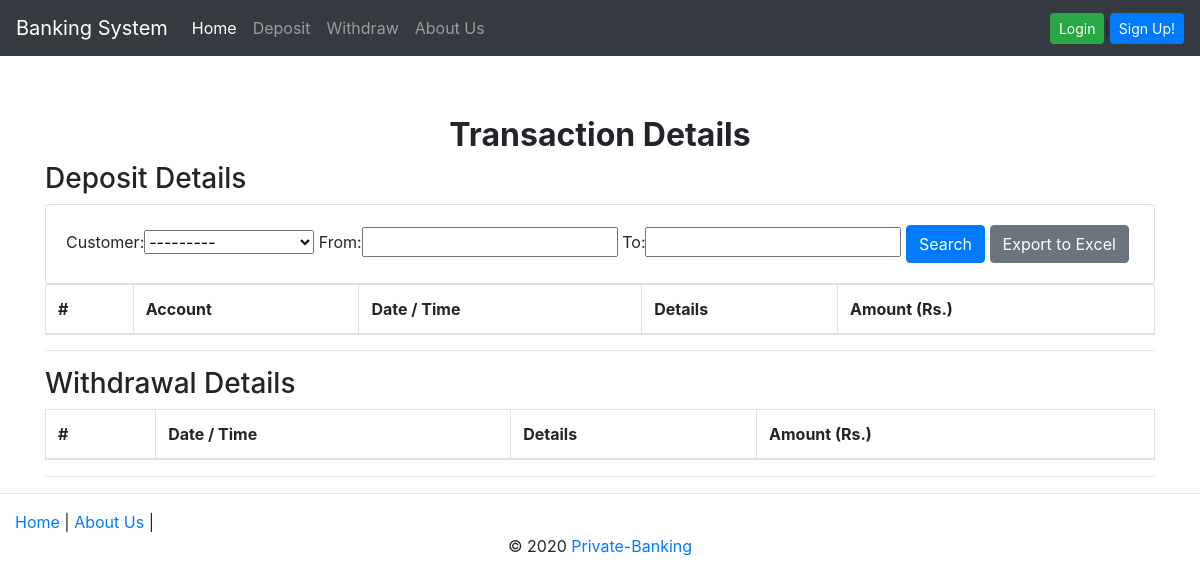
The app's page /recordSheet/, older data.
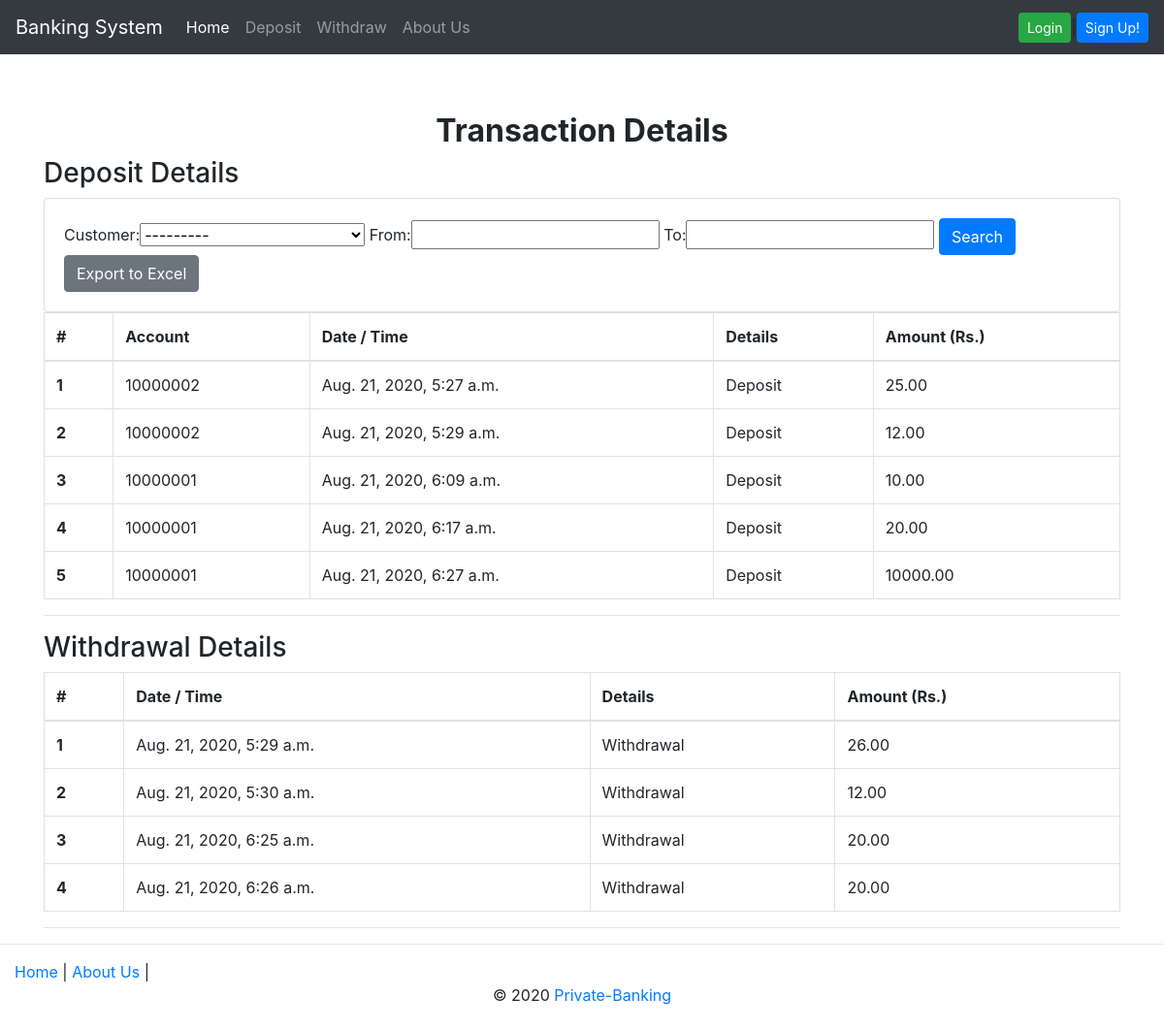
The same page, newer data.
### transactions/models.py (models this page shows, shortened)
class Deposit(models.Model):
	customer = models.ForeignKey(Customer, on_delete = models.CASCADE)
	amount = models.DecimalField(max_digits = 8, decimal_places=2)
	timestamp = models.DateTimeField(auto_now_add=True)

class Withdrawal(models.Model):
	customer = models.ForeignKey(Customer, on_delete = models.CASCADE)
	amount = models.DecimalField(max_digits = 8, decimal_places=2)
	timestamp = models.DateTimeField(auto_now_add=True)

### accounts/models.py (models this page shows)
class Customer(models.Model):
	user = models.OneToOneField(User, on_delete=models.CASCADE)
	name = models.CharField(max_length = 200, null=True)
	account_no = models.PositiveIntegerField(
		unique=True,
		validators=[MinValueValidator(10000000),MaxValueValidator(99999999)]
	)
	balance = models.DecimalField(default=10,max_digits=8,decimal_places=2)
	GENDER_CHOICE = (
		('M', 'Male'),
		('F', 'Female')
	)
	gender = models.CharField(max_length=1, choices=GENDER_CHOICE)
	phone = models.IntegerField(unique=True, blank=True, null=True)
	email = models.EmailField(unique=True, null=False, blank=False)
	date_create = models.DateTimeField(auto_now_add=True, null=True)
	def __str__(self):
		return str(str(self.account_no)+"-"+self.name)

### transactions/views.py (the view)
# urls.py: path('recordSheet/', recordSheetView, name='recordSheet'),
def recordSheetView(request):
	deposit = Deposit.objects.all()
	depositTransactionFilter = DepositTransactionFilter(request.GET, queryset=deposit)
	deposit = depositTransactionFilter.qs
	print(depositTransactionFilter)
	withdrawal = Withdrawal.objects.all()
	context = {
		'depositTransactionFilter': depositTransactionFilter,
		'deposit': deposit,
		'withdrawal': withdrawal,
	}
	return render(request, 'recordSheet.html', context)

### banksystem/templates/recordSheet.html (shortened to what this page needs)
{% extends 'base.html' %}
{% block content %}
<div class="page-header">
  <h2 class="text-center"><b>Transaction Details</b></h2>
</div>
<h3>Deposit Details</h3>
<div class="row">
  <div class="col">
    <div class="card card-body">
      <form method="get">
          {{ depositTransactionFilter.form}}
        <button class='btn btn-primary' type='Submit'>Search</button>
        <a href="{%url 'export_excel' %}" class='btn btn-secondary'>Export to Excel</a>
      </form>
    </div>
  </div>
</div>
<table class="table table-hover table-bordered">
  <thead>
    <tr>
      <th>#</th>
      <th>Account</th>
      <th>Date / Time</th>
      <th>Details</th>
      <th>Amount (Rs.)</th>
    </tr>
  </thead>
  <tbody>
    <tr>
    {% for obj in deposit %}
      <th scope="row">{{forloop.counter}}</th>
      <td>{{obj.customer.account_no}}</td>
      <td>{{ obj.timestamp }}</td>
      <td>Deposit</td>
      <td>{{ obj.amount }}</td>
    </tr>
    {% endfor %}
  </tbody>
</table>
<hr>
<h3>Withdrawal Details</h3>
<table class="table table-hover table-bordered">
  <thead>
    <tr>
      <th>#</th>
      <th>Date / Time</th>
      <th>Details</th>
      <th>Amount (Rs.)</th>
    </tr>
  </thead>
  <tbody>
    <tr>
    {% for obj in withdrawal %}
      <th scope="row">{{forloop.counter}}</th>
      <td>{{ obj.timestamp }}</td>
      <td>Withdrawal</td>
      <td>{{ obj.amount }}</td>
    </tr>
    {% endfor %}
  </tbody>
</table>
<hr>
{% endblock content %}

### banksystem/templates/base.html (shortened to what this page needs)
<!DOCTYPE html>
<html lang="en">
  <head>
        <link rel="stylesheet" href="https://maxcdn.bootstrapcdn.com/bootstrap/4.0.0/css/bootstrap.min.css">
  </head>
  <body>
{% include "navbar.html" %}
<div class="container" style="padding-top: 60px;">
{% block content %}
{% endblock content %}
</div>
{% include "footer.html" %}
  </body>
</html>

### banksystem/templates/navbar.html (shortened to what this page needs)
<nav class="navbar navbar-expand-lg navbar-dark bg-dark">
  <a class="navbar-brand" href="{% url 'transactions:home' %}">Banking System</a>
  <div class="collapse navbar-collapse" id="navbarSupportedContent">
    <ul class="navbar-nav mr-auto">
      <li class="nav-item active">
        <a class="nav-link" href="{% url 'transactions:home' %}">Home</a>
      </li>
      <li class="nav-item">
        <a class="nav-link" href="{% url 'transactions:deposit' %}">Deposit</a>
      </li>
      <li class="nav-item">
        <a class="nav-link" href="{% url 'transactions:withdrawal' %}">Withdraw</a>
      </li>
      <li class="nav-item">
        <a class="nav-link" href="{% url 'transactions:about' %}">About Us</a>
      </li>
    </ul>
    <form class="form-inline my-2 my-lg-0">
        {% if request.user.is_authenticated %}
            <a href="{% url 'accounts:logout' %}" class="btn btn-danger btn-sm" type="button">Logout</a>
        {% else %}
            <a href="{% url 'accounts:login' %}" class="btn btn-success btn-sm" type="button">Login</a> |
            <a href="{% url 'accounts:login' %}" class="btn btn-primary btn-sm" type="button">Sign Up!</a>
        {% endif %}
    </form>
  </div>
</nav>

### banksystem/templates/footer.html
<hr>
<footer class="footer navbar-fixed">
    <div class="container-fluid">
        <div class="row">
            <div class="col-md-6">
                <a href="{% url 'transactions:home' %}">Home </a>|
                <a href="{% url 'transactions:about' %}">About Us</a> |&nbsp;
            </div>
        </div>
    </div>
    <div class="footer-copyright">
        <div class="container-fluid text-center">
            © 2020 <a href="http://127.0.0.1:8000/"> Private-Banking</a>
        </div>
    </div>
</footer>
<br>

Row changes from the older to the newer data that the page shows:
added Deposit: customer.account_no "10000002", timestamp "Aug. 21, 2020, 5:27 a.m.", amount "25.00"
added Deposit: customer.account_no "10000002", timestamp "Aug. 21, 2020, 5:29 a.m.", amount "12.00"
added Deposit: customer.account_no "10000001", timestamp "Aug. 21, 2020, 6:09 a.m.", amount "10.00"
added Deposit: customer.account_no "10000001", timestamp "Aug. 21, 2020, 6:17 a.m.", amount "20.00"
added Deposit: customer.account_no "10000001", timestamp "Aug. 21, 2020, 6:27 a.m.", amount "10000.00"
added Withdrawal: timestamp "Aug. 21, 2020, 5:29 a.m.", amount "26.00"
added Withdrawal: timestamp "Aug. 21, 2020, 5:30 a.m.", amount "12.00"
added Withdrawal: timestamp "Aug. 21, 2020, 6:25 a.m.", amount "20.00"
added Withdrawal: timestamp "Aug. 21, 2020, 6:26 a.m.", amount "20.00"
